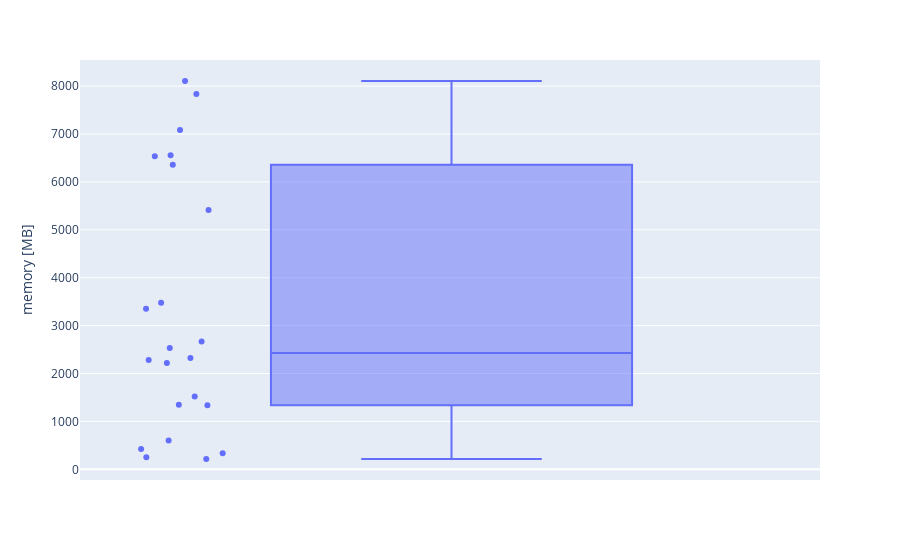

Write notebook code for a chart like this one.
### Code cell
px.box(master_df, y="mem", points="all", labels={"mem": "memory [MB]"})

### Figure 1 — Plotly figure (JSON) as saved in the notebook; plotly's stock layout.template omitted (floating-point values rounded to 4 significant figures)
{"data": [{"alignmentgroup": "True", "boxpoints": "all", "hovertemplate": "memory [MB]=%{y}<extra></extra>", "legendgroup": "", "marker": {"color": "#636efa"}, "name": "", "notched": false, "offsetgroup": "", "orientation": "v", "showlegend": false, "type": "box", "x0": " ", "xaxis": "x", "y": [215.1, 251.0, 334.9, 424.8, 599.0, 1340.0, 1349.0, 1521.0, 2669.0, 3352.0, 2221.0, 2284.0, 2323.0, 2534.0, 3477.0, 5412.0, 7834.0, 6538.0, 8106.0, 6358.0, 6555.0, 7084.0], "y0": " ", "yaxis": "y"}], "layout": {"autosize": true, "boxmode": "group", "legend": {"tracegroupgap": 0}, "margin": {"t": 60}, "xaxis": {"anchor": "y", "autorange": true, "domain": [0, 1], "range": [-0.5025, 0.5], "type": "category"}, "yaxis": {"anchor": "x", "autorange": true, "domain": [0, 1], "range": [-223.3, 8545.0], "title": {"text": "memory [MB]"}, "type": "linear"}}}
